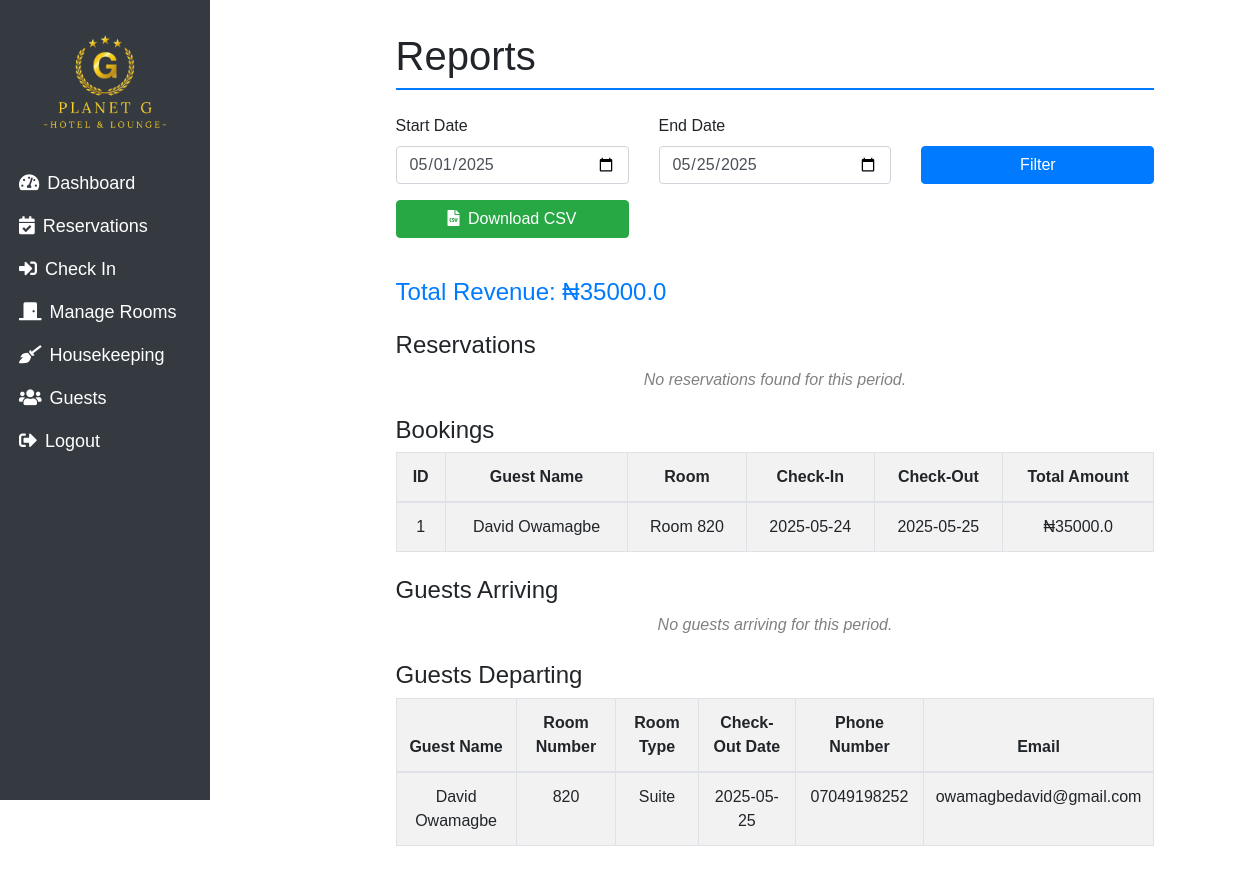
The app's page /reports (signed in), older data.
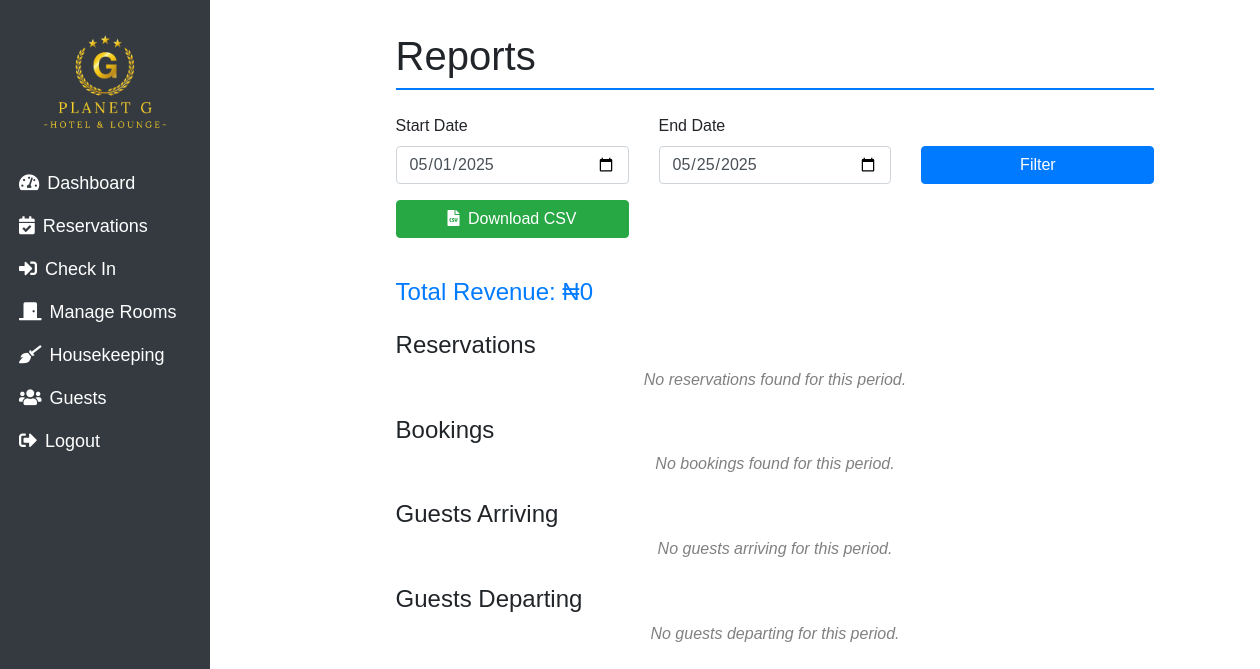
The same page, newer data.
### main.py (models this page shows, shortened)
class Booking(db.Model):
    id = db.Column(db.Integer, primary_key=True)
    first_name = db.Column(db.String(100), nullable=False)
    last_name = db.Column(db.String(100), nullable=False)
    phone_number = db.Column(db.String(20), nullable=False)
    email = db.Column(db.String(120), nullable=False)
    address = db.Column(db.String(200), nullable=False)
    id_type = db.Column(db.String(50), nullable=True)
    id_number = db.Column(db.String(50), nullable=True)
    check_in_date = db.Column(db.Date, nullable=False)
    check_out_date = db.Column(db.Date, nullable=False)
    children_number = db.Column(db.Integer, nullable=False)
    adults_number = db.Column(db.Integer, nullable=False)
    status = db.Column(db.String(20), nullable=False, default='Pending')
    room_id = db.Column(db.Integer, db.ForeignKey('room.id'), nullable=False)
    guest_id = db.Column(db.Integer, db.ForeignKey('guest.id'), nullable=False)  # ForeignKey for Guest
    total_amount = db.Column(db.Float, nullable=False)

class Room(db.Model):
    id = db.Column(db.Integer, primary_key=True)
    room_number = db.Column(db.String(50), unique=True, nullable=False)
    room_type = db.Column(db.String(50), nullable=False)
    status = db.Column(db.String(50), nullable=False)
    price = db.Column(db.Numeric(10, 2), nullable=False)  # Numeric type for price
    bookings = db.relationship('Booking', backref='room', lazy=True)
    reservations = db.relationship('Reservation', backref='room', lazy=True)

### main.py (the view)
@app.route('/reports', methods=['GET'])
@login_required
def reports():
    try:
        today = datetime.today()
        start_date = request.args.get('start_date', None)
        end_date = request.args.get('end_date', None)
        if start_date and end_date:
            try:
                start_date = datetime.strptime(start_date, '%Y-%m-%d').replace(hour=0, minute=0, second=0, microsecond=0)
                end_date = datetime.strptime(end_date, '%Y-%m-%d').replace(hour=23, minute=59, second=59, microsecond=999999)
                if start_date > end_date:
                    flash("Start date cannot be after end date.", "danger")
                    return redirect(url_for('reports'))
            except ValueError:
                flash("Invalid date format. Please use YYYY-MM-DD.", "danger")
                return redirect(url_for('reports'))
        else:
            start_date = today.replace(day=1)
            end_date = today.replace(hour=23, minute=59, second=59, microsecond=999999)
        reservations = Reservation.query.filter(
            Reservation.check_in_date >= start_date,
            Reservation.check_in_date <= end_date
        ).options(joinedload(Reservation.room)).all()
        bookings = Booking.query.filter(
            Booking.check_in_date <= end_date,  # Check-in should be before or on the end date
            Booking.check_out_date >= start_date,  # Check-out should be after or on the start date
            Booking.status == 'Checked In'
        ).options(joinedload(Booking.room)).all()
        total_revenue = db.session.query(func.sum(Booking.total_amount)).filter(
            Booking.check_in_date <= end_date,
            Booking.check_out_date >= start_date,
            Booking.status == 'Checked In'
        ).scalar() or 0
        guests_arriving = Reservation.query.filter(
            Reservation.check_in_date >= start_date,
            Reservation.check_in_date <= end_date,
            Reservation.status == 'Reserved'
        ).options(joinedload(Reservation.room)).all()
        guests_departing = Booking.query.filter(
            Booking.check_out_date >= start_date,
            Booking.check_out_date <= end_date,
            Booking.status == 'Checked In'
        ).options(joinedload(Booking.room)).all()
        total_rooms = Room.query.count()
        occupied_rooms = Room.query.filter_by(status='Occupied').count()
        occupancy_rate = (occupied_rooms / total_rooms * 100) if total_rooms > 0 else 0
        return render_template(
            'reports.html',
            reservations=reservations,
            bookings=bookings,
            total_revenue=total_revenue,
            guests_arriving=guests_arriving,
            guests_departing=guests_departing,
            occupancy_rate=occupancy_rate,
            start_date=start_date,
            end_date=end_date
        )
    except Exception as e:
        app.logger.error(f"Error generating report: {e}")
        flash("An error occurred while generating the report. Please try again.", "danger")
        return redirect(url_for('reports'))

### main.py (called while the page is built)
@login_manager.user_loader
def load_user(user_id):
    return User.query.get(int(user_id))

### templates/reports.html (shortened to what this page needs)
<!DOCTYPE html>
<html lang="en">
<head>
    <link rel="stylesheet" href="https://cdn.jsdelivr.net/npm/bootstrap@4.6.2/dist/css/bootstrap.min.css">
    <link href="https://cdnjs.cloudflare.com/ajax/libs/font-awesome/5.15.4/css/all.min.css" rel="stylesheet">
    <link rel="stylesheet" href="/static/css/dashboard.css" />
</head>
<body>
    <div class="container-fluid">
        <div class="row">
<div class="col-md-2 col-sm-4 bg-dark text-white vh-100 p-1 sidebar">
    <div class="text-center">
        <img src="/static/assets/images/planetgelimgbulogo.png" alt="Hotel Logo" class="img-fluid mb-2" style="width: 150px;">
    </div>
    <nav class="nav flex-column">
        <a class="nav-link text-white py-2" href="/dashboard">
            <i class="fas fa-tachometer-alt mr-2"></i>Dashboard
        </a>
        <a class="nav-link text-white py-2" href="/reservations">
            <i class="fas fa-calendar-check mr-2"></i>Reservations
        </a>
        <a class="nav-link text-white py-2" href="/bookings">
            <i class="fas fa-sign-in-alt mr-2"></i>Check In
        </a>
        <a class="nav-link text-white py-2" href="/rooms">
            <i class="fas fa-door-closed mr-2"></i>Manage Rooms
        </a>
        <a class="nav-link text-white py-2" href="/housekeeping">
            <i class="fas fa-broom mr-2"></i>Housekeeping
        </a>
        <a class="nav-link text-white py-2" href="/guests">
            <i class="fas fa-users mr-2"></i>Guests
        </a>
        <a class="nav-link text-white py-2" href="/logout">
            <i class="fas fa-sign-out-alt mr-2"></i>Logout
        </a>
    </nav>
            </div>
            <div class="col-md-10 col-sm-8 content">
                <div class="container">
                    <h1 class="section-title">Reports</h1>
                    <form method="GET" action="{{ url_for('reports') }}" class="mb-4">
                        <div class="row">
                            <div class="col-md-4 mb-3">
                                <label for="start_date">Start Date</label>
                                <input type="date" id="start_date" name="start_date" class="form-control"
                                    value="{{ start_date.strftime('%Y-%m-%d') }}">
                            </div>
                            <div class="col-md-4 mb-3">
                                <label for="end_date">End Date</label>
                                <input type="date" id="end_date" name="end_date" class="form-control"
                                    value="{{ end_date.strftime('%Y-%m-%d') }}">
                            </div>
                            <div class="col-md-4 mb-3 d-flex align-items-end">
                                <button type="submit" class="btn btn-primary w-100">Filter</button>
                            </div>
                            <div class="col-md-4 mb-3 d-flex align-items-end">
                                <a href="{{ url_for('export_csv', start_date=start_date.strftime('%Y-%m-%d'), end_date=end_date.strftime('%Y-%m-%d')) }}" class="btn btn-success w-100">
                                    <i class="fas fa-file-csv mr-1"></i> Download CSV
                                </a>
                            </div>
                        </div>
                    </form>
                    <h4 class="text-primary">Total Revenue: ₦{{ total_revenue }}</h4>
                    <div class="mt-4">
                        <h4>Reservations</h4>
                        {% if reservations %}
                        <table class="table table-striped table-bordered">
                            <thead>
                                <tr>
                                    <th>ID</th>
                                    <th>Guest Name</th>
                                    <th>Room</th>
                                    <th>Check-In</th>
                                    <th>Check-Out</th>
                                </tr>
                            </thead>
                            <tbody>
                                {% for reservation in reservations %}
                                <tr>
                                    <td>{{ reservation.id }}</td>
                                    <td>{{ reservation.first_name }} {{ reservation.last_name }}</td>
                                    <td>Room {{ reservation.room.room_number }}</td>
                                    <td>{{ reservation.check_in_date }}</td>
                                    <td>{{ reservation.check_out_date }}</td>
                                </tr>
                                {% endfor %}
                            </tbody>
                        </table>
                        {% else %}
                        <p class="empty-state">No reservations found for this period.</p>
                        {% endif %}
                    </div>
                    <div class="mt-4">
                        <h4>Bookings</h4>
                        {% if bookings %}
                        <table class="table table-striped table-bordered">
                            <thead>
                                <tr>
                                    <th>ID</th>
                                    <th>Guest Name</th>
                                    <th>Room</th>
                                    <th>Check-In</th>
                                    <th>Check-Out</th>
                                    <th>Total Amount</th>
                                </tr>
                            </thead>
                            <tbody>
                                {% for booking in bookings %}
                                <tr>
                                    <td>{{ booking.id }}</td>
                                    <td>{{ booking.first_name }} {{ booking.last_name }}</td>
                                    <td>Room {{ booking.room.room_number }}</td>
                                    <td>{{ booking.check_in_date }}</td>
                                    <td>{{ booking.check_out_date }}</td>
                                    <td>₦{{ booking.total_amount }}</td>
                                </tr>
                                {% endfor %}
                            </tbody>
                        </table>
                        {% else %}
                        <p class="empty-state">No bookings found for this period.</p>
                        {% endif %}
                    </div>
                   <div class="mt-4">
                    <h4>Guests Arriving</h4>
                    {% if guests_arriving %}
                    <table class="table table-striped table-bordered">
                        <thead>
                            <tr>
                                <th>Guest Name</th>
                                <th>Room Number</th>
                                <th>Room Type</th>
                                <th>Check-In Date</th>
                                <th>Phone Number</th>
                                <th>Email</th>
                            </tr>
                        </thead>
                        <tbody>
                            {% for guest in guests_arriving %}
                            <tr>
                                <td>{{ guest.first_name }} {{ guest.last_name }}</td>
                                <td>{{ guest.room.room_number }}</td>
                                <td>{{ guest.room.room_type }}</td>
                                <td>{{ guest.check_in_date }}</td>
                                <td>{{ guest.phone_number }}</td>
                                <td>{{ guest.email }}</td>
                            </tr>
                            {% endfor %}
                        </tbody>
                    </table>
                    {% else %}
                    <p class="empty-state">No guests arriving for this period.</p>
                    {% endif %}
                </div>
                <div class="mt-4">
                    <h4>Guests Departing</h4>
                    {% if guests_departing %}
                    <table class="table table-striped table-bordered">
                        <thead>
                            <tr>
                                <th>Guest Name</th>
                                <th>Room Number</th>
                                <th>Room Type</th>
                                <th>Check-Out Date</th>
                                <th>Phone Number</th>
                                <th>Email</th>
                            </tr>
                        </thead>
                        <tbody>
                            {% for guest in guests_departing %}
                            <tr>
                                <td>{{ guest.first_name }} {{ guest.last_name }}</td>
                                <td>{{ guest.room.room_number }}</td>
                                <td>{{ guest.room.room_type }}</td>
                                <td>{{ guest.check_out_date }}</td>
                                <td>{{ guest.phone_number }}</td>
                                <td>{{ guest.email }}</td>
                            </tr>
                            {% endfor %}
                        </tbody>
                    </table>
                    {% else %}
                    <p class="empty-state">No guests departing for this period.</p>
                    {% endif %}
                </div>
            </div>
        </div>
    </div>
</div>
</body>
</html>

### static/css/dashboard.css (style rules this page uses)
body { font-family: 'Arial', sans-serif; display: flex; height: 100vh; margin: 0; }
.sidebar { width: 250px; height: 100vh; background-color: #343a40; color: white; position: fixed; top: 0; left: 0; display: flex; flex-direction: column; padding-top: 20px; }
.sidebar a { color: white; padding: 15px; text-decoration: none; font-size: 18px; display: block; transition: background 0.3s; }
.content { margin-left: 250px; padding: 20px; width: calc(100% - 250px); }
.container { width: 80%; margin: 0 auto; }

### templates/reports.html (style rules this page uses)
.content { padding: 2rem; }
.section-title { border-bottom: 2px solid #007bff; padding-bottom: 0.5rem; margin-bottom: 1.5rem; }
.empty-state { text-align: center; color: gray; font-style: italic; }

Row changes from the older to the newer data that the page shows:
no longer on this page (row edited): Booking: id "1", first_name "David", last_name "Owamagbe", room.room_number "820", check_in_date "2025-05-24", check_out_date "2025-05-25", total_amount "35000.0", room.room_type "Suite", phone_number "07049198252", email "owamagbedavid@gmail.com"
Text that changed along with them:
{{ total_revenue }}: "35000.0" → "0"
text no longer shown: "ID Guest Name Room Check-In Check-Out Total Amount Guest Name Room Number Room Type Check-Out Date Phone Number Email"
text now shown: "No bookings found for this period. No guests departing for this period."
